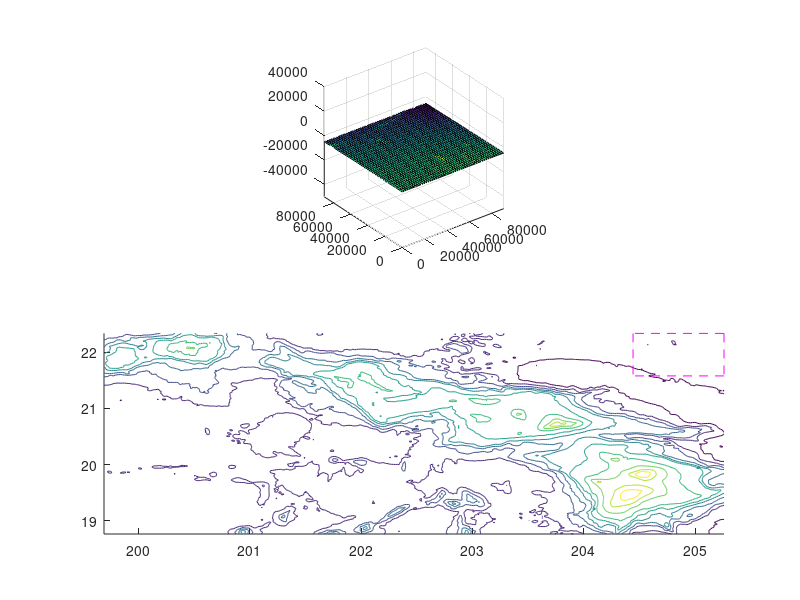

MATLAB code for this plot: (Note: this script raises an error after producing the figure.)
%{ 
 Gong Jingwen
 ITP 168, Spring 2016
 Homework 9
 gongjing@usc.edu

 Revision History
 4/2/16    Original    Gong Jingwen
%}

function exploremap1()
%EXPLOREMAP is an interactive 3D map of the main Hawaiian islands
% The EXPLOREMAP function takes in no inputs and returns no outputs
% It loads longitude, lattitude, and elevation data, creates a boundary
% box, and plots a surface which represents a section of overall terrain
% map. The terrain map is drawn in a subplot below the surface plot and
% shows the overall terrain along with the boundary lines that translate to
% the boundaries of the surface plot. Have fun...

%Header stuff goes here

%load data
load('HW9.mat');

%we now have access to the variables X,Y ELEV

%calculate the differences between each element in X and Y
xDiff = diff(X);
yDiff = diff(Y);

%create a vector of zeros
xMeters = zeros(size(X));
yMeters = zeros(size(Y));
radiusOfEarth = 6.371 * 10^6;

%calculate the values of the X and Y vectors in METERS
for index = 2 : length(X)
    xMeters(index) = xMeters(index - 1) + radiusOfEarth * tand(X(index-1) - X(index));
end;
for index = 2 : length(Y)
    yMeters(index) = yMeters(index - 1) + radiusOfEarth * tand(X(index-1) - X(index));
end;
%find dimensions of the ELEV variable to determine the number of rows and
%columns
[numOfRow, numOfCol] = size(ELEV);

%build grid
[XGrid,YGrid] = meshgrid(numOfRow,numOfCol);

%determine boundary box size
sofBox = 50;

%give starting and ending X and Y points
sX = 1;
sY = 1;
eX = sofBox;
eY = sofBox;

%determine how many points to shift when we move
shift = 10;

%create the vectors for the boundary box (two elements in each)
    topX = [X(sX),X(eX)];
    topY = [Y(eY),Y(eY)];
    botX = [X(sX),X(eX)];
    botY = [Y(sY),Y(sY)];
    lefX = [X(sX),X(sX)];
    lefY = [Y(sY),Y(eY)];
    ritX = [X(eX),X(eX)];
    ritY = [Y(sY),Y(eY)];


%plot first grid (use the value of the boundary box size)
%call subplot and plot the surface
X1 = xMeters(sX : eX);
Y1 = yMeters(sY : eY);

%[X1Grid,Y1Grid] = meshgrid(X1,Y1);
Z1 = ELEV(sX : eX,sY : eY);

%subplot(2,1,1), surf(X1Grid,Y1Grid,Z1);
subplot(2,1,1), mapHandle = surf(X1,Y1,Z1);

%set the axis to equal
axis equal;

%call subplot and plot the contour and the boundary box


subplot(2,1,2)
hold on
contour(X,Y,ELEV);
topHandle = plot(topX,topY,'m--');
botHandle = plot(botX,botY,'m--');
lefHandle = plot(lefX,lefY,'m--');
ritHandle = plot(ritX,ritY,'m--');
% plot(topX,topY,'m--');
% plot(botX,botY,'m--');
% plot(lefX,lefY,'m--');
% plot(ritX,ritY,'m--');

hold off


%don't touch this stuff
set(gcf,'KeyPressFcn',@callback);
set(gcf,'CurrentCharacter','n');
while (true)
    choose = get(gcf,'CurrentCharacter');
    switch choose
        case 's'
            %the user wants to move south
            %write code here
            if (eY + shift) >= numOfRow
                eY = numOfRow;
                sY = numOfRow - sofBox +1;
            else
                eY = eY + shift;
                sY = sY + shift;
            end;
            
            %stop writing code here
        case 'w'
            %the user wants to move north
            %write code here
            
            if (sY - shift) < 1
                eY = sofBox;
                sY = 1;
            else
                eY = eY - shift;
                sY = sY - shift;
            end;
            
            %stop writing code here
        case 'a'
            %the user wants to move west
            %write code here
           
            
            if (eX + shift) >=numOfCol
                eX = numOfCol;
                sX = numOfCol - sofBox +1;
            else
                eX = eX + shift;
                sX = sX + shift;
            end;
            %stop writing code here
        case 'd'
            %the user wants to move east
            %write code here
            if (sX - shift) < 1
                eX = sofBox;
                sX = 1;
            else
                eX = eX - shift;
                sX = sX - shift;
            end;
            
            %stop writing code here
        case 'q'
            %user quits
            break;
    end;
    set(gcf,'CurrentCharacter','n');
    %continue writing code here
    
    %calculate NEW boundary box X and Y values (for all 4 lines)

    
    topX = [X(sX),X(eX)];
    topY = [Y(eY),Y(eY)];
    botX = [X(sX),X(eX)];
    botY = [Y(sY),Y(sY)];
    lefX = [X(sX),X(sX)];
    lefY = [Y(sY),Y(eY)];
    ritX = [X(eX),X(eX)];
    ritY = [Y(sY),Y(eY)];
    %use set function to set XData and YData for the boundary lines and the
    %surface plot
    subplot(2,1,2);
    set(topHandle, 'XData',topX);
    set(topHandle, 'YData',topY);
    set(botHandle, 'XData',botX);
    set(botHandle, 'YData',botY);
    set(lefHandle, 'XData',lefX);
    set(lefHandle, 'YData',lefY);
    set(ritHandle, 'XData',ritX);
    set(ritHandle, 'YData',ritY);
    
    subplot(2,1,1);
    set(mapHandle, 'XData', xMeters(sX : eX));
    set(mapHandle, 'YData', yMeters(sY : eY));
    set(mapHandle, 'ZData', ELEV(eY :-1: sY, eX :-1: sX));
    axis equal
    %call drawnow function
    drawnow;
    
end;
end

%don't touch any of this.
function callback(hObject, callbackdata)

end